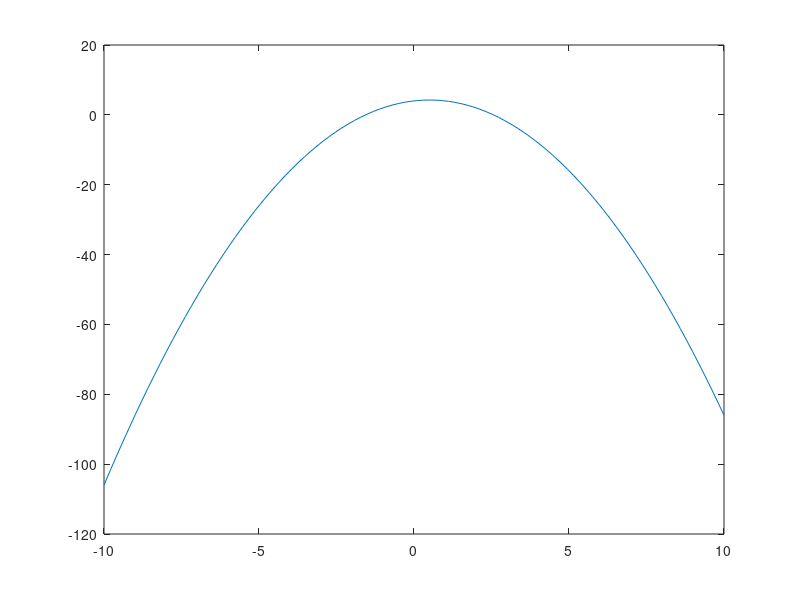

The MATLAB script that drew this image:
d1=[-1,2]; 
d2=[1,4]; 
d3=[3,-2]; 
t1=d1(1); y1=d1(2);
t2=d2(1); y2=d2(2);
t3=d3(1); y3=d3(2);
t=linspace(-10,10);
N1=1;
N2=(t-t1);
N3=(t-t1).*(t-t2);
A=[
1 0 0 ;
1 t2-t1 0 ;
1 t3-t1 (t3-t1)*(t3-t2);
];
y=[y1; y2; y3];
x=A\y;
p=x(1)*N1 + x(2)*N2 + x(3)*N3;
plot(t,p)